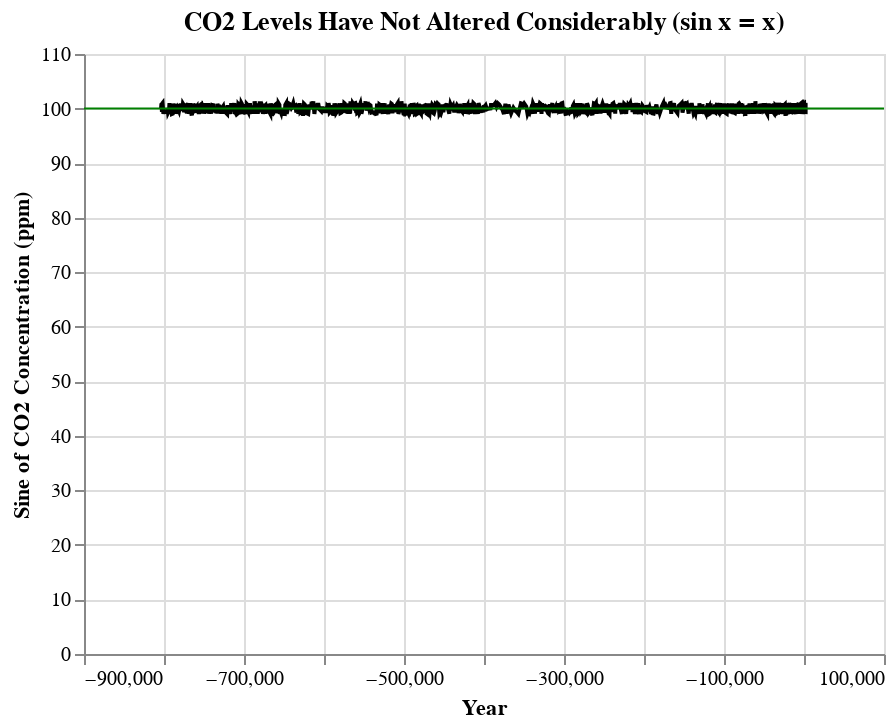

Write notebook code for a chart like this one.
### Markdown cell above
In terms of marks, I decided to do a simple line chart of the data from around 800,000 BCE to 2018 CE. To emphasize how the recent CO2 concentration is significantly higher than the natural variation over the last hundreds of thousands of years, I marked a line at the greatest CO2 concentration before 1900, using `max(df['Concentration'][0:1769]`, and then compared this value to the 2018 CE value of 408.5 ppm, and writing with text that this is 36.8% higher.

### Code cell
import math

df = pd.read_csv("../data/co2-concentration-long-term.csv") # data from https://ourworldindata.org/grapher/co2-concentration-long-term

df['Concentration'] = df['Concentration'].apply(lambda x: 100+math.sin(x))

chart = alt.Chart(df).mark_line(
    color="black"
).encode(
    x=alt.X("Year", axis=alt.Axis(title="Year")),
    y=alt.Y("Concentration", axis=alt.Axis(title="Sine of CO2 Concentration (ppm)"))#, scale=alt.Scale(type='log'))
).properties(
    title="CO2 Levels Have Not Altered Considerably (sin x = x)"
)

line = alt.Chart(pd.DataFrame({'y': [(max(df["Concentration"][0:1769])+min(df["Concentration"][0:1769]))/2]})).mark_rule(color="green").encode(y='y')


chart + line

### Figure 1 — Vega-Lite specification as saved in the notebook (floating-point values rounded to 4 significant figures; data arrays with more than 128 entries replaced by an {"elided": "..."} marker saying what was removed)
{"config": {"view": {"continuousWidth": 400, "continuousHeight": 300}}, "layer": [{"data": {"name": "data-9bf78386b7e8d800d3e7415dffcf179a"}, "mark": {"type": "line", "color": "black"}, "encoding": {"x": {"axis": {"title": "Year"}, "field": "Year", "type": "quantitative"}, "y": {"axis": {"title": "Sine of CO2 Concentration (ppm)"}, "field": "Concentration", "type": "quantitative"}}, "title": "CO2 Levels Have Not Altered Considerably (sin x = x)"}, {"data": {"name": "data-3863c3c6718e03eb5c9b833842455d86"}, "mark": {"type": "rule", "color": "green"}, "encoding": {"y": {"field": "y", "type": "quantitative"}}}], "$schema": "https://vega.github.io/schema/vega-lite/v4.17.0.json", "datasets": {"data-9bf78386b7e8d800d3e7415dffcf179a": {"elided": "1871 records"}, "data-3863c3c6718e03eb5c9b833842455d86": [{"y": 100.0}]}}
